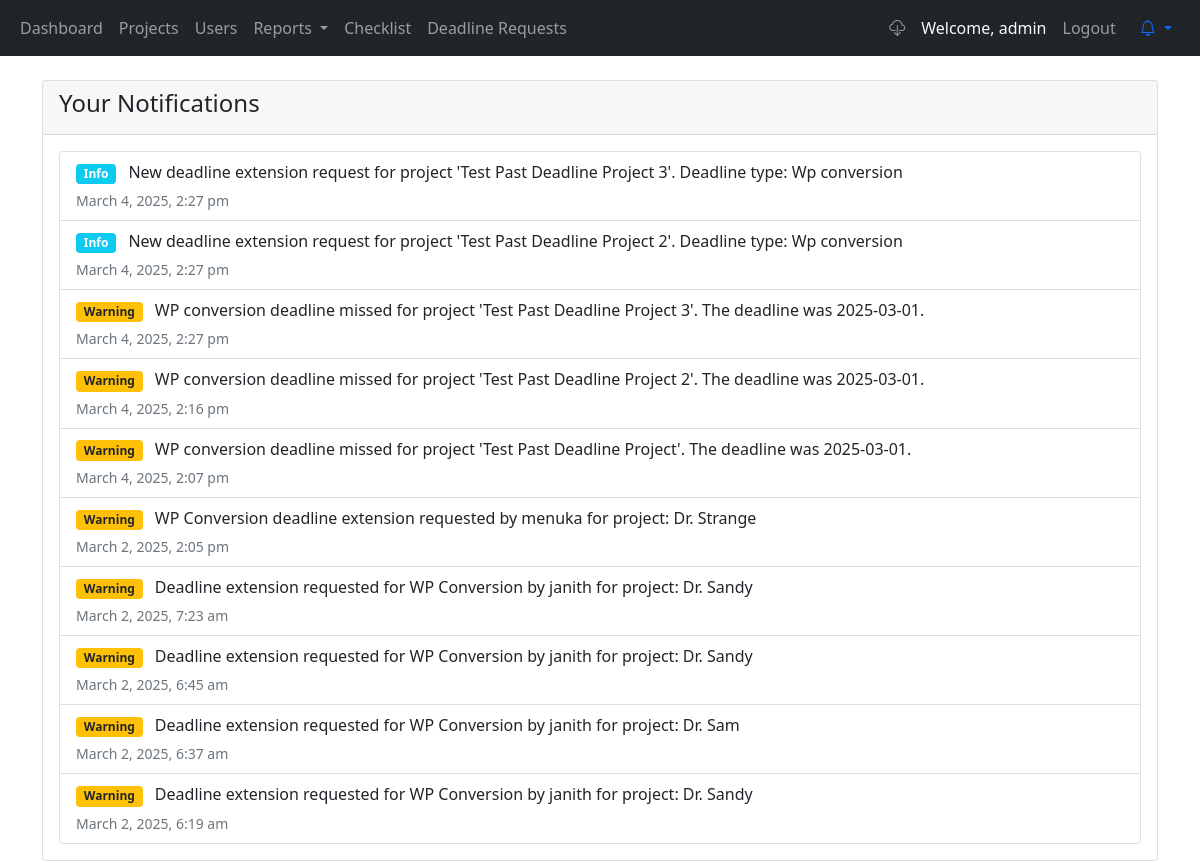
Before: /notifications.php (signed in) with the older database file.
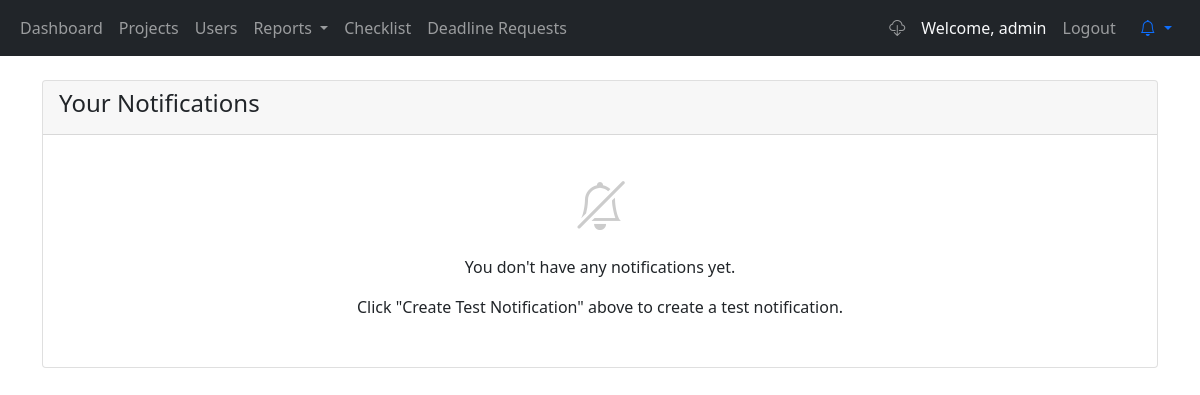
After: the same page with the newer database file.
### tables this page shows
CREATE TABLE IF NOT EXISTS `notifications` (
  `id` int NOT NULL AUTO_INCREMENT,
  `user_id` int DEFAULT NULL,
  `role` enum('admin','qa_manager','qa_reporter','webmaster') DEFAULT NULL,
  `message` text NOT NULL,
  `type` enum('info','warning','success','danger') NOT NULL DEFAULT 'info',
  `is_read` tinyint(1) NOT NULL DEFAULT '0',
  `created_at` timestamp NULL DEFAULT CURRENT_TIMESTAMP,
  PRIMARY KEY (`id`),
  KEY `user_id` (`user_id`),
  KEY `role` (`role`),
  KEY `is_read` (`is_read`)
);

### includes/config.php (called while the page is built, shortened)
<?php
function getUserRole() {
    return $_SESSION['user_role'] ?? null;
}
function url($path = '') {
    return BASE_URL . ltrim($path, '/');
}

### notifications.php (the view, shortened to what this page needs)
<?php
require_once 'includes/config.php';
require_once 'includes/functions.php';
$user_id = $_SESSION['user_id'];
$user_role = getUserRole();
$notif_conn = new mysqli(DB_HOST, DB_USER, DB_PASS, DB_NAME);
$valid_roles = ['admin', 'qa_manager', 'qa_reporter', 'webmaster'];
$role_is_valid = in_array($user_role, $valid_roles);
if ($role_is_valid) {
    $notifications_query = "SELECT * FROM notifications
                          WHERE user_id = ? OR (role = ? AND (user_id IS NULL OR user_id = 0))
                          ORDER BY created_at DESC";
    $stmt = $notif_conn->prepare($notifications_query);
    $stmt->bind_param("is", $user_id, $user_role);
} else {
    $notifications_query = "SELECT * FROM notifications
                          WHERE user_id = ?
                          ORDER BY created_at DESC";
    $stmt = $notif_conn->prepare($notifications_query);
    $stmt->bind_param("i", $user_id);
}
$stmt->execute();
$notifications = $stmt->get_result();
$all_notifications = [];
if ($notifications && $notifications->num_rows > 0) {
    while ($notification = $notifications->fetch_assoc()) {
        $all_notifications[] = $notification;
    }
}
?>
<!DOCTYPE html>
<html lang="en">
<head>
    <link href="https://cdn.jsdelivr.net/npm/bootstrap@5.1.3/dist/css/bootstrap.min.css" rel="stylesheet">
    <link href="https://cdn.jsdelivr.net/npm/bootstrap-icons@1.8.1/font/bootstrap-icons.css" rel="stylesheet">
</head>
<body>
    <?php include 'includes/header.php'; ?>
    <div class="container mt-4">
        <div class="card">
            <div class="card-header d-flex justify-content-between align-items-center">
                <h4>Your Notifications</h4>
            </div>
            <div class="card-body">
                <?php if (!empty($all_notifications)): ?>
                    <div class="list-group">
                    <?php foreach ($all_notifications as $notification): ?>
                        <div class="list-group-item list-group-item-action <?php echo $notification['is_read'] ? '' : 'bg-light'; ?>">
                            <div class="d-flex w-100 justify-content-between">
                                <p class="mb-1">
                                    <?php
                                    $type = $notification['type'] ?? 'info';
                                    $badge_class = '';
                                    switch($type) {
                                        case 'warning': $badge_class = 'bg-warning text-dark'; break;
                                        default: $badge_class = 'bg-info'; break;
                                    }
                                    ?>
                                    <span class="badge <?php echo $badge_class; ?> me-2">
                                        <?php echo ucfirst($type); ?>
                                    </span>
                                    <?php echo htmlspecialchars($notification['message']); ?>
                                </p>
                            </div>
                            <small class="text-muted">
                                <?php echo date('F j, Y, g:i a', strtotime($notification['created_at'])); ?>
                            </small>
                        </div>
                    <?php endforeach; ?>
                    </div>
                <?php else: ?>
                    <div class="text-center p-3">
                        <i class="bi bi-bell-slash" style="font-size: 3rem; color: #ccc;"></i>
                        <p class="mt-3">You don't have any notifications yet.</p>
                        <p>Click "Create Test Notification" above to create a test notification.</p>
                    </div>
                <?php endif; ?>
            </div>
        </div>
    </div>
</body>
</html>

### includes/header.php (shortened to what this page needs)
<!DOCTYPE html>
<html lang="en">
<head>
    <link href="https://cdn.jsdelivr.net/npm/bootstrap@5.1.3/dist/css/bootstrap.min.css" rel="stylesheet">
    <link rel="stylesheet" href="https://cdn.jsdelivr.net/npm/bootstrap-icons@1.7.2/font/bootstrap-icons.css">
</head>
<body>
<nav class="navbar navbar-expand-lg navbar-dark bg-dark">
        <div class="container-fluid">
            <div class="collapse navbar-collapse" id="navbarNav">
                <ul class="navbar-nav me-auto">
                    <li class="nav-item">
                        <a class="nav-link" href="<?php echo url('dashboard.php'); ?>">Dashboard</a>
                    </li>
                    <?php if (in_array($user_role, ['admin', 'qa_manager'])): ?>
                    <li class="nav-item">
                        <a class="nav-link" href="<?php echo url('projects.php'); ?>">Projects</a>
                    </li>
                        <li class="nav-item">
                        <a class="nav-link" href="<?php echo url('users.php'); ?>">Users</a>
                    </li>
                    <li class="nav-item dropdown">
                        <a class="nav-link dropdown-toggle" href="#" id="reportsDropdown" role="button" data-bs-toggle="dropdown" aria-expanded="false">
                            Reports
                        </a>
                    </li>
                    <li class="nav-item">
                        <a class="nav-link " href="<?php echo url('manage_checklist.php'); ?>">Checklist</a>
                    </li>
                    <?php if (getUserRole() === 'admin'): ?>
                    <li class="nav-item">
                        <a class="nav-link" href="deadline_requests.php">
                            Deadline Requests
                        </a>
                    </li>
                    <?php endif; ?>
                    <?php endif; ?>
                </ul>
                <div class="navbar-nav">
                <a class="nav-link" href="<?php echo url('admin/check_update.php'); ?>">
                            <i class="bi bi-cloud-download"></i>
                        </a>
                    <span class="nav-item nav-link text-light">Welcome, <?php echo htmlspecialchars($_SESSION['username']); ?></span>
                    <a class="nav-link" href="<?php echo url('logout.php'); ?>">Logout</a>
                </div>
                <div class="nav-item dropdown">
                    <a class="nav-link dropdown-toggle position-relative" href="#" id="notificationsDropdown" role="button" data-bs-toggle="dropdown" aria-expanded="false">
                        <i class="bi bi-bell"></i>
                    </a>
                </div>
            </div>
        </div>
    </nav>
</body>
</html>

Changed rows visible on the page:
removed notifications: type "Info", message "New deadline extension request for project 'Test Past Deadline Project 3'. Deadline type: Wp conversion", created_at "March 4, 2025, 2:27 pm"
removed notifications: type "Info", message "New deadline extension request for project 'Test Past Deadline Project 2'. Deadline type: Wp conversion", created_at "March 4, 2025, 2:27 pm"
removed notifications: type "Warning", message "WP conversion deadline missed for project 'Test Past Deadline Project 3'. The deadline was 2025-03-01.", created_at "March 4, 2025, 2:27 pm"
removed notifications: type "Warning", message "WP conversion deadline missed for project 'Test Past Deadline Project 2'. The deadline was 2025-03-01.", created_at "March 4, 2025, 2:16 pm"
removed notifications: type "Warning", message "WP conversion deadline missed for project 'Test Past Deadline Project'. The deadline was 2025-03-01.", created_at "March 4, 2025, 2:07 pm"
removed notifications: type "Warning", message "WP Conversion deadline extension requested by menuka for project: Dr. Strange", created_at "March 2, 2025, 2:05 pm"
removed notifications: type "Warning", message "Deadline extension requested for WP Conversion by janith for project: Dr. Sandy", created_at "March 2, 2025, 7:23 am"
removed notifications: type "Warning", message "Deadline extension requested for WP Conversion by janith for project: Dr. Sandy", created_at "March 2, 2025, 6:45 am"
removed notifications: type "Warning", message "Deadline extension requested for WP Conversion by janith for project: Dr. Sam", created_at "March 2, 2025, 6:37 am"
removed notifications: type "Warning", message "Deadline extension requested for WP Conversion by janith for project: Dr. Sandy", created_at "March 2, 2025, 6:19 am"
Other visible differences:
text now shown: "You don't have any notifications yet. Click \"Create Test Notification\" above to create a test notification."
